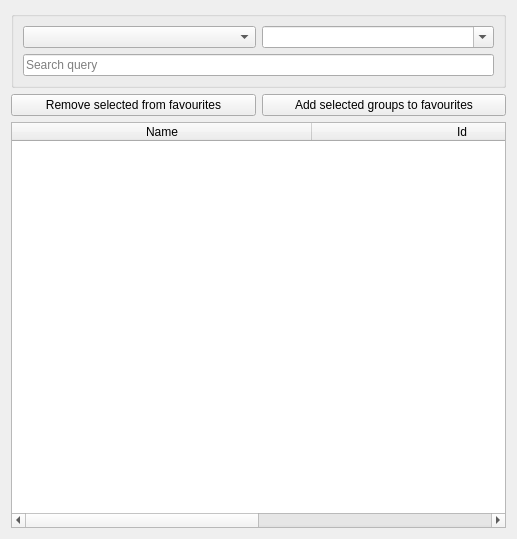
<?xml version="1.0" encoding="UTF-8"?>
<ui version="4.0">
 <class>SelectGroupsDialog</class>
 <widget class="QWidget" name="SelectGroupsDialog">
  <property name="geometry">
   <rect>
    <x>0</x>
    <y>0</y>
    <width>517</width>
    <height>539</height>
   </rect>
  </property>
  <property name="windowTitle">
   <string>Find groups by region</string>
  </property>
  <layout class="QVBoxLayout" name="verticalLayout" stretch="0,0,1,0">
   <item>
    <widget class="QGroupBox" name="groupBox">
     <property name="minimumSize">
      <size>
       <width>0</width>
       <height>0</height>
      </size>
     </property>
     <property name="title">
      <string/>
     </property>
     <layout class="QGridLayout" name="gridLayout_2">
      <item row="1" column="0" colspan="2">
       <widget class="QLineEdit" name="editQuery">
        <property name="text">
         <string/>
        </property>
        <property name="placeholderText">
         <string>Search query</string>
        </property>
       </widget>
      </item>
      <item row="0" column="1">
       <widget class="QComboBox" name="selectCity">
        <property name="sizePolicy">
         <sizepolicy hsizetype="Expanding" vsizetype="Fixed">
          <horstretch>0</horstretch>
          <verstretch>0</verstretch>
         </sizepolicy>
        </property>
        <property name="editable">
         <bool>true</bool>
        </property>
       </widget>
      </item>
      <item row="0" column="0">
       <widget class="QComboBox" name="selectCountry">
        <property name="sizePolicy">
         <sizepolicy hsizetype="Expanding" vsizetype="Fixed">
          <horstretch>0</horstretch>
          <verstretch>0</verstretch>
         </sizepolicy>
        </property>
        <property name="editable">
         <bool>false</bool>
        </property>
       </widget>
      </item>
     </layout>
    </widget>
   </item>
   <item>
    <layout class="QHBoxLayout" name="horizontalLayout_2">
     <item>
      <widget class="QPushButton" name="btnRemove">
       <property name="text">
        <string>Remove selected from favourites</string>
       </property>
      </widget>
     </item>
     <item>
      <widget class="QPushButton" name="btnAdd">
       <property name="text">
        <string>Add selected groups to favourites</string>
       </property>
      </widget>
     </item>
    </layout>
   </item>
   <item>
    <widget class="QTableWidget" name="vwvGroups">
     <property name="editTriggers">
      <set>QAbstractItemView::NoEditTriggers</set>
     </property>
     <property name="selectionBehavior">
      <enum>QAbstractItemView::SelectRows</enum>
     </property>
     <property name="columnCount">
      <number>2</number>
     </property>
     <attribute name="horizontalHeaderCascadingSectionResizes">
      <bool>false</bool>
     </attribute>
     <attribute name="horizontalHeaderDefaultSectionSize">
      <number>300</number>
     </attribute>
     <attribute name="horizontalHeaderStretchLastSection">
      <bool>true</bool>
     </attribute>
     <column>
      <property name="text">
       <string>Name</string>
      </property>
     </column>
     <column>
      <property name="text">
       <string>Id</string>
      </property>
     </column>
    </widget>
   </item>
   <item>
    <layout class="QHBoxLayout" name="horizontalLayout"/>
   </item>
  </layout>
 </widget>
 <resources/>
 <connections/>
</ui>
